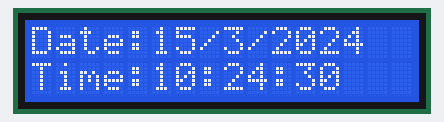
Simulated run of this sketch. Board: Arduino Uno, built with avr-gcc and run on an emulated ATmega328P. Shown: 16×2 character LCD. The local clock reads 2024-03-15 10:24:30 at power-on unless the sketch sets it.

Above: at 0.1 s.
At 5.1 s:
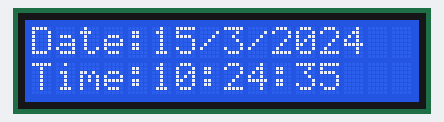
At 9.1 s:
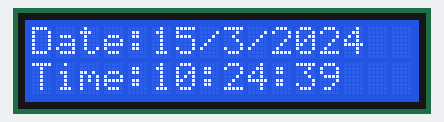
At 19.1 s:
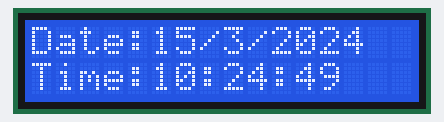
At 29.1 s:
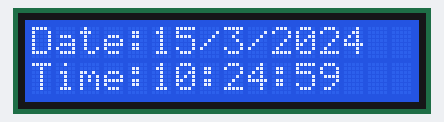
At 39.1 s:
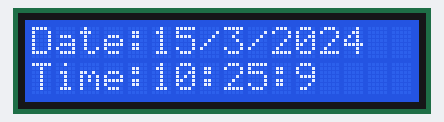

The sketch:

BlinkT.ino
```cpp
#include <Wire.h>


#include <LiquidCrystal.h>


#include <RTClib.h>


DateTime now;


RTC_DS3231 rtc;


LiquidCrystal lcd(7, 6, 5, 4, 3, 2); // (rs, e, d4, d5, d6, d7)


void displayDate(void);


void displayTime(void);


void setup ()


{


  Serial.begin(9600);


  lcd.begin(16,2);


  if (! rtc.begin())


  {


    Serial.println(" RTC Module not Present");


    while (1);


  }


  if (rtc.lostPower())


  {


    Serial.println("RTC power failure, reset the time!");


    rtc.adjust(DateTime(F(__DATE__), F(__TIME__)));


  }


}


void loop ()


{


  now = rtc.now();


  displayDate();


  displayTime();


}


 void displayDate()


 {


  lcd.setCursor(0,0);


  lcd.print("Date:");


  lcd.print(now.day());


  lcd.print('/');


  lcd.print(now.month());


  lcd.print('/');


  lcd.print(now.year());


 }


 void displayTime()


 {


  lcd.setCursor(0,1);


  lcd.print("Time:");


  lcd.print(now.hour());


  lcd.print(':');


  lcd.print(now.minute());


  lcd.print(':');


  lcd.print(now.second());


  lcd.print("    ");


 }
```

Measured:
- what the display in image 1 shows lasts 1.0 s, from 5.0 s to 6.0 s
